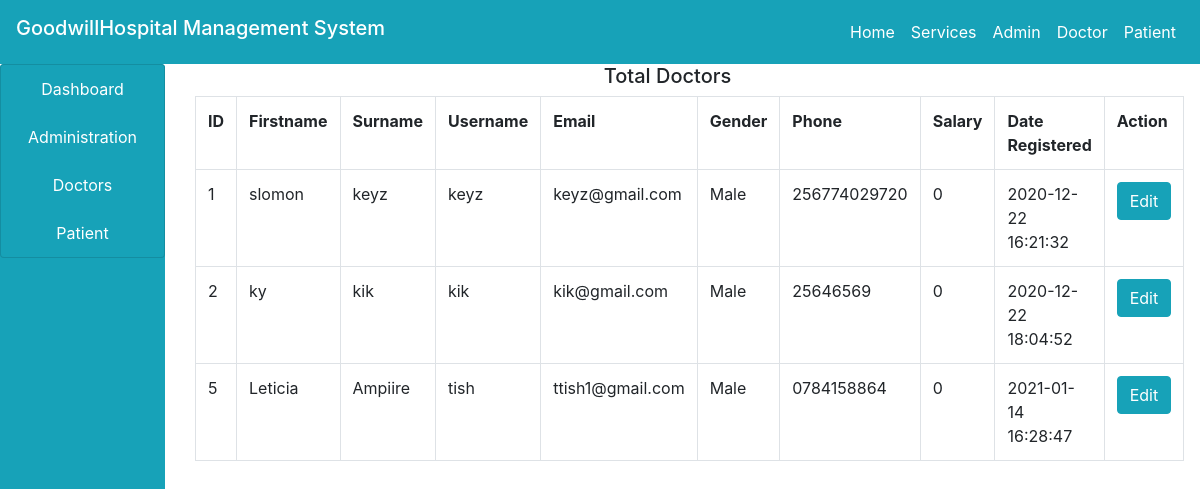
The page /admin/doctor.php on the database its author committed.
### tables this page shows
CREATE TABLE `doctors` (
  `id` int(100) NOT NULL,
  `firstname` varchar(100) NOT NULL,
  `surname` varchar(100) NOT NULL,
  `username` varchar(100) NOT NULL,
  `email` varchar(100) NOT NULL,
  `gender` varchar(100) NOT NULL,
  `phone` varchar(100) NOT NULL,
  `password` varchar(100) NOT NULL,
  `salary` varchar(100) NOT NULL,
  `date_reg` varchar(100) NOT NULL,
  `status` varchar(100) NOT NULL,
  `profile` varchar(100) NOT NULL
);

### admin/doctor.php (the view, shortened to what this page needs)
<!DOCTYPE html>
<html>
<head>
</head>
<body>
<?php
	include("../include/header.php");
	include("../include/connection.php");
 ?>
 <div class="container-fluid">
 	<div class="col-md-12">
 		<div class="row">
 			<div class="col-md-2" style="margin-left: -30px">
 				<?php
 					include("sidenav.php");
 				 ?>
 			</div>
 			<div class="col-md-10">
 			<h5 class="text-center">Total Doctors</h5>
 			<?php
 			$query = "SELECT * FROM doctors WHERE status ='Approved' ORDER BY date_reg ASC";
 			$res = mysqli_query($connect,$query);
 			$output ="";
	$output .="
		<table class='table table-bordered'>
		<tr>
		<th>ID</th>
		<th>Firstname</th>
		<th>Surname</th>
		<th>Username</th>
		<th>Email</th>
		<th>Gender</th>
		<th>Phone</th>
		<th>Salary</th>
		<th>Date Registered</th>
		<th>Action</th>
		</tr>
	";
	while ($row =mysqli_fetch_array($res)) {
		$output .="
		<tr>
		<td> " .$row['id']."</td>
		<td> " .$row['firstname']."</td>
		<td> " .$row['surname']."</td>
		<td> " .$row['username']."</td>
		<td> " .$row['email']."</td>
		<td> " .$row['gender']."</td>
		<td> " .$row['phone']."</td>
		<td> " .$row['salary']."</td>
		<td> " .$row['date_reg']."</td>
		<td>
		<a href ='edit.php' id=".$row['id'].">
		<button class='btn btn-info'>Edit</button>
		</a>
		</td>
		";
	}
	$output.="
		</tr>
		</table>
	";
	echo $output;
 			 ?>
 			</div>
 		</div>
 	</div>
 </div>
</body>
</html>

### main.css (style rules this page uses)
body { font-family: 'Roboto', sans-serif; }

### rows shown on the page
doctors: id "1", firstname "slomon", surname "keyz", username "keyz", email "keyz@gmail.com", gender "Male", phone "256774029720", salary "0", date_reg "2020-12-22 16:21:32"
doctors: id "2", firstname "ky", surname "kik", username "kik", email "kik@gmail.com", gender "Male", phone "25646569", salary "0", date_reg "2020-12-22 18:04:52"
doctors: id "5", firstname "Leticia", surname "Ampiire", username "tish", email "ttish1@gmail.com", gender "Male", phone "0784158864", salary "0", date_reg "2021-01-14 16:28:47"
